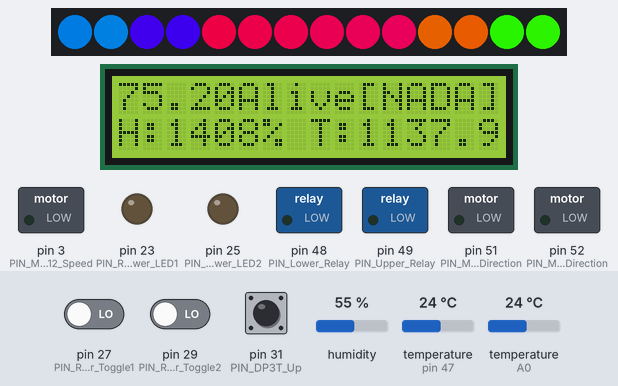
Simulated run of this sketch. Board: Arduino Mega 2560, built with avr-gcc and run on an emulated ATmega2560. Parts: 14 RGB LEDs in strip order, left to right, 16×2 character LCD, switched loads named in the sketch (green lamp = pin HIGH), output pins drawn as LEDs (lit = HIGH). Wiring (inferred from the names in the program): DHT11 sensor: data pin 47. The inputs (shaded band) are chosen by the test bench; at power-on: pin 27 (PIN_Relay_Power_Toggle1) LOW, temperature (sensors on A0, pin 47) 24 °C, pin 29 (PIN_Relay_Power_Toggle2) LOW, humidity 55 %, pin 31 (PIN_DP3T_Up) LOW. What the sketch prints to the serial monitor is not drawn.

Above: at 1.2 s.
1.3 s: pin 27 (PIN_Relay_Power_Toggle1) driven HIGH
At 1.58 s:
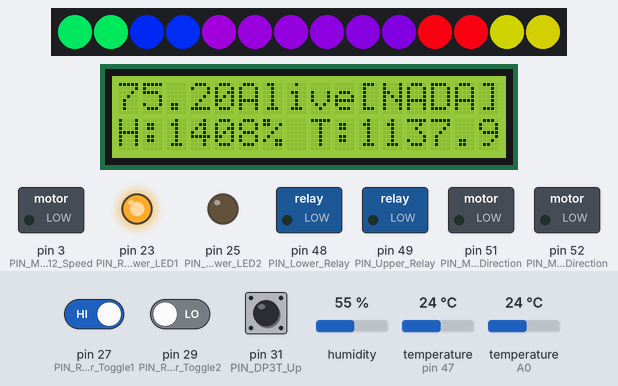
3.5 s: temperature (sensor on A0) set to 41 °C
6.5 s: pin 29 (PIN_Relay_Power_Toggle2) driven HIGH
At 7.3 s:
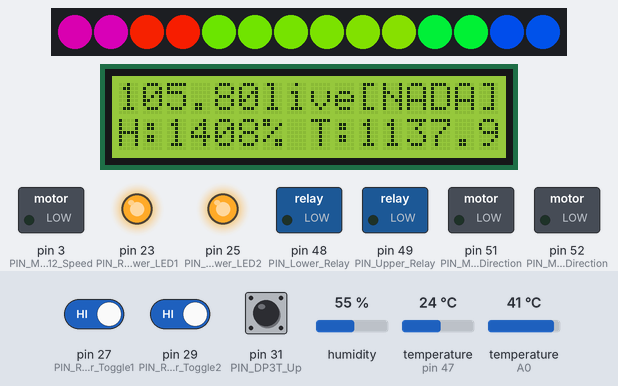
9.5 s: pin 27 (PIN_Relay_Power_Toggle1) driven LOW
At 9.76 s:
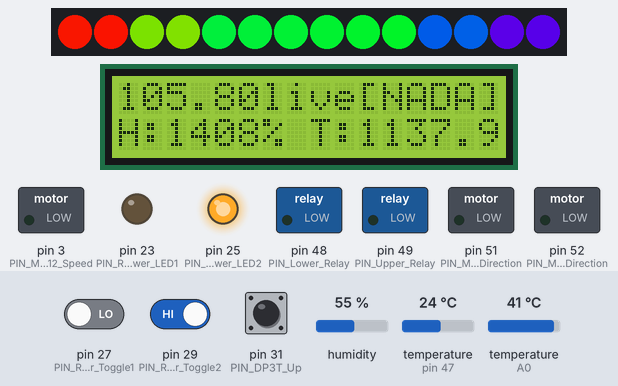
11.9 s: humidity set to 22 %
At 12.9 s:
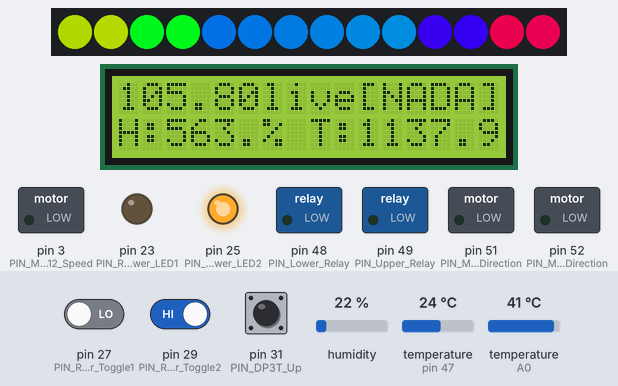
14.6 s: pin 31 (PIN_DP3T_Up) pulled HIGH for 0.15 s
At 14.88 s:
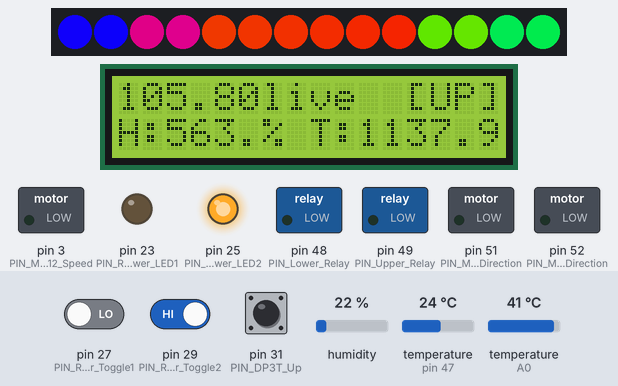
Timing chart, 0 to 17.6 s (numbered marks = the images above; inputs shaded):
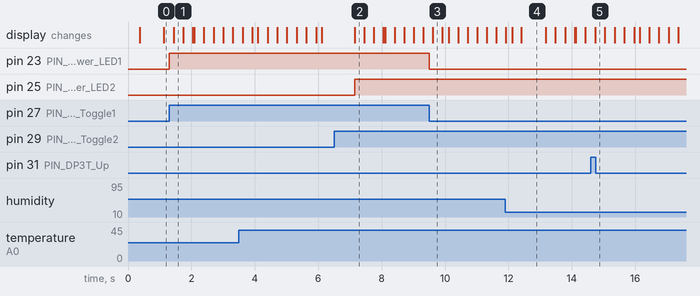

The sketch:

PrusaController2017.ino
```cpp
// ****************************************************************************************************************************
// ***********************   THIS IS THE DEFINITION/DECLARATION SECTION, HIT ONLY ONCE PRIOR TO SETUP   ***********************
// ****************************************************************************************************************************

/***************************************   DEFINE ALL OF THE INPUT/OUTPUT PINS   *********************************************/
  int PIN_Relay_Power_LED1 = 23; //Green-to-Green  - uses inline 330 Ω resistor
  int PIN_Relay_Power_LED2 = 25; //Light Blue-to-Blue  - uses inline 330 Ω resistor
  int PIN_Relay_Power_Toggle1 = 27; //Yellow-to-Yellow
  int PIN_Relay_Power_Toggle2 = 29; //Orange w/White Stripe-to-Brown
  int PIN_Digital_LEDS = 2; //Digital LEDs signal pin
  int PIN_DP3T_Up = 31; //Red w/Black stripe-to-Purple
  int PIN_DP3T_Down = 33; //Red w/White stripe-to-White
  int PIN_Set_Button = 35; //Red-to-Red
  int PIN_Up_Button = 37; //Brown w/White stripe-to-Yellow
  int PIN_Down_Button = 39; //Brown-to-Brown
  int PIN_Ambient_Air_Signal = A0; //Black w/White stripe-to-Gray
  int PIN_LCD_4_RS = 41; //Black-to-Black
  int PIN_LCD_6_Enable = 42; //Pink-to-Green
  int PIN_LCD_11_D4 = 43; //White-to-White
  int PIN_LCD_12_D5 = 44; //Gray-to-Gray
  int PIN_LCD_13_D6 = 45; //Purple w/White stripe-to-Orange
  int PIN_LCD_14_D7 = 46; //Purple-to-Purple
  int PIN_Temp_Humid_Signal = 47; //Orange-to-Gray
  int PIN_Lower_Relay = 48; //Brown-to-Green
  int PIN_Upper_Relay = 49; //Brown-to-White
  int PIN_Limit_Switch = 50; //Black
  int PIN_Motor_Controller_12_Speed = 3; //PWM - Purple
  int PIN_Motor_Controller_10_Direction = 51; // Green
  int PIN_Motor_Controller_11_Direction = 52; // Blue

/***************************************   NEO-PIXEL VARIABLES AND CONSTANTS   **********************************************/
  #include <Adafruit_NeoPixel.h>
  #define PIN_NEO_Data PIN_Digital_LEDS // Set the PWM pin used by the LED array - uses inline 330 Ω resistor
  #define MAX_LED_COUNT 14
  #define MIN_LED_COUNT 14
  int LED_COUNT; //Used to set the actual number of LEDs we'll use
  uint32_t _pixelColors[MAX_LED_COUNT]; //Set the maximum number of LEDs that will be used (even if you won't use all of them all of the time)
  // Parameter 1 = max number of pixels in strip (MAX_LED_COUNT)
  // Parameter 2 = pin number (PIN)
  // Parameter 3 = pixel type flags, add together as needed:
  //   NEO_RGB     Pixels are wired for RGB bitstream
  //   NEO_GRB     Pixels are wired for GRB bitstream
  //   NEO_KHZ400  400 KHz bitstream (e.g. FLORA pixels)
  //   NEO_KHZ800  800 KHz bitstream (e.g. High Density LED strip)
  Adafruit_NeoPixel strip = Adafruit_NeoPixel(MAX_LED_COUNT, PIN_NEO_Data, NEO_GRB + NEO_KHZ800);

/***************************************   LCD VARIABLES AND CONSTANTS   ******************************************************/
   /* The circuit:
   * LCD RS pin to digital pin 12 (PIN_LCD_4_RS on mine)
   * LCD Enable pin to digital pin 11 (PIN_LCD_6_Enable on mine)
   * LCD D4 pin to digital pin 5 (PIN_LCD_11_D4 on mine)
   * LCD D5 pin to digital pin 4 (PIN_LCD_11_D5 on mine)
   * LCD D6 pin to digital pin 3 (PIN_LCD_11_D6 on mine)
   * LCD D7 pin to digital pin 2 (PIN_LCD_11_D7 on mine)
   * LCD R/W pin to ground
   * LCD VSS pin to ground
   * LCD VCC pin to 5V
   * 10K resistor:
   * ends to +5V and ground
   * wiper to LCD VO pin (pin 3) */
  // include the library code:
  #include <LiquidCrystal.h>
  // initialize the library with the numbers of the interface pins
  //LiquidCrystal lcd(12, 11, 5, 4, 3, 2); // original
  LiquidCrystal lcd(PIN_LCD_4_RS, PIN_LCD_6_Enable, PIN_LCD_11_D4, PIN_LCD_12_D5, PIN_LCD_13_D6, PIN_LCD_14_D7); // mine

/***************************************   SETUP THE DHT11 TEMP/HUMIDITY SENSOR   *********************************************/
  #include <DHT.h>
  #define DHTPIN PIN_Temp_Humid_Signal
  #define DHTTYPE DHT22
  DHT dht(DHTPIN, DHTTYPE);

/***************************************   SETUP THE DS18B20 DIGITAL TEMP SENSOR   ********************************************/
#include <OneWire.h>
#include <DallasTemperature.h>
#define ONE_WIRE_BUS PIN_Ambient_Air_Signal //ds18b20 module attach to pin PIN_Ambient_Air_Signal
// Setup a oneWire instance to communicate with any OneWire devices (not just Maxim/Dallas temperature ICs)
OneWire oneWire(ONE_WIRE_BUS);
// Pass our oneWire reference to Dallas Temperature.
DallasTemperature sensors(&oneWire);

/***************************************   NOW DEFINE VARIABLES AND CONSTANTS FOR THE MAIN PROGRAM   ***************************/
  uint8_t lastToggle1 = LOW; //Tracks state of first toggle for LED1
  uint8_t lastToggle2 = LOW; //Tracks state of second toggle for LED2
  // These define the locations of the LEDs for each illuminated word in the upper panel
  uint8_t LED_PRINTER_START = 12;
  uint8_t LED_PRINTER_END = 13;
  uint16_t LED_PRINTER_COL = 0;
  uint8_t LED_LIGHTS_START = 10;
  uint8_t LED_LIGHTS_END = 11;
  uint16_t LED_LIGHTS_COL = 50;
  uint8_t LED_PRUSA_START = 4;
  uint8_t LED_PRUSA_END = 9;
  uint16_t LED_PRUSA_COL = 100;
  uint8_t LED_TEMP_START = 2;
  uint8_t LED_TEMP_END = 3;
  uint16_t LED_TEMP_COL = 150;
  uint8_t LED_MANUAL_START = 0;
  uint8_t LED_MANUAL_END = 1;
  uint16_t LED_MANUAL_COL = 200;
  unsigned long CheckTempInterval = 5000; // (value in miliseconds) Checking the digital temp takes .782 seconds, so we don't want to check it very often
  unsigned long StartTempTime = 0;
  unsigned long EndTempTime = 0;
  float lastDS18B20Temp = 0;
  unsigned long LastLEDCycleMillis = 0;
  uint8_t lastUpReading = LOW; //Tracks state of "UP" pins of the DP3T

  // Setup the COM port
  bool AlreadyConnected = false;
  long COM_Speed = 115200;
  bool PrintToCOM = true; // Set this to false to disable all messages to the COM port


// ******************************************************************************************************************
// ***********************   THIS IS THE MAIN SETUP FUNCTION, CALLED ONLY ONCE DURING STARTUP ***********************
// ******************************************************************************************************************
void setup()
{
  /*** CONFIGURE ALL OF THE PINS ***/
  pinMode(PIN_Relay_Power_LED1, OUTPUT);
  pinMode(PIN_Relay_Power_LED2, OUTPUT);
  pinMode(PIN_Relay_Power_Toggle1, INPUT);
  pinMode(PIN_Relay_Power_Toggle2, INPUT);
  pinMode(PIN_DP3T_Up, INPUT);
  pinMode(PIN_DP3T_Down, INPUT);
  pinMode(PIN_Set_Button, INPUT);
  pinMode(PIN_Up_Button, INPUT);
  pinMode(PIN_Down_Button, INPUT);
  pinMode(PIN_Ambient_Air_Signal, INPUT);
  pinMode(PIN_LCD_4_RS, OUTPUT);
  pinMode(PIN_LCD_6_Enable, OUTPUT);
  pinMode(PIN_LCD_11_D4, OUTPUT);
  pinMode(PIN_LCD_12_D5, OUTPUT);
  pinMode(PIN_LCD_13_D6, OUTPUT);
  pinMode(PIN_LCD_14_D7, OUTPUT);
  pinMode(PIN_Temp_Humid_Signal, INPUT);
  pinMode(PIN_Lower_Relay, OUTPUT);
  pinMode(PIN_Upper_Relay, OUTPUT);
  pinMode(PIN_Limit_Switch, INPUT);
  pinMode(PIN_Motor_Controller_12_Speed, OUTPUT);
  pinMode(PIN_Motor_Controller_10_Direction, OUTPUT);
  pinMode(PIN_Motor_Controller_11_Direction, OUTPUT);

  /*** NOW SETUP THE NEO-PIXELS ***/
  LED_COUNT = MAX_LED_COUNT;
  //Setup the strip
  strip.begin();
  //Start Blue
  _pixelColors[0] = strip.Color(25, 25, 255);
  for(int i=0; i < MAX_LED_COUNT; i++)
  {
    strip.setPixelColor(i, _pixelColors[0]);
  }
  strip.show();

  // set up the LCD's number of columns and rows:
  lcd.begin(16, 2);
  // Print a message to the LCD.
  lcd.setCursor(0, 0);
  lcd.print("It's Alive!");

  //Setup the temp/humidity sensor
  dht.begin();

  //Setup the digital temp sensor
  sensors.begin(); // initialize the bus

  PrintLn("Completed Setup");
}

// ******************************************************************************************************************
// ***********************     THIS IS THE MAIN LOOP OF THE PROGRAM, LOOPING FOREVER    *****************************
// ******************************************************************************************************************
void loop()
{
	// Check the toggle switch states and control their LEDs
	String ret = TakeCareOfToggleLEDs();
	if (ret != "OK") PrintLn("ERROR while checking toggle switches and LEDs: " + ret);

	// Now cycle all of the digital LEDs, giving each word a different color
	unsigned long LEDDelay = 5;
	CycleAllLEDs(LEDDelay); // Cycle the LEDs every (x) milliseconds

	// Reading temperature or humidity takes about 250 milliseconds!
	// Sensor readings may also be up to 2 seconds 'old' (its a very slow sensor)
	float Humidity = 0;
	float Temp = 0;
	GetHumidityAndTemp(Humidity, Temp);
	// Display the values on the second line
	lcd.setCursor(0, 1);
	lcd.print("H: ");
	lcd.setCursor(2, 1);
	lcd.print(Humidity);
	lcd.setCursor(6, 1);
	lcd.print("% T:");
	lcd.print(Temp);

	// If the timer has flipped, request the temp from the DS18B20 Sensor(s) (we're just using one for now) (takes 3/4 second per check!)
	float Temp2 = 0;
	unsigned long Ret = CheckDS18B20TempSensor(Temp2);
	if (Temp2 != 0)
	{
		lastDS18B20Temp = Temp2;
	}
	lcd.setCursor(0, 0);
	lcd.print(lastDS18B20Temp); //Uses 5 characters

	// Check the state of the motor control buttons, and move it as needed.
	// This includes checking the limit switch, too
	bool MoveUp = false;
	bool MoveDown = false;
	bool HitTopLimit = false;
	CheckMotorControls(MoveUp, MoveDown, HitTopLimit);
	if (!MoveUp && !MoveDown && !HitTopLimit)
	{
		lcd.setCursor(10, 0);
		lcd.print("[NADA]");
	}
	else
	{
		if (MoveUp)
		{
			lcd.setCursor(10, 0);
			lcd.print("  [UP]");
		}
		else
		{

		}
		char MsgLine1[16];
		char MsgLine2[16];
	}
}


// *******************************************************************************************************************
// *****************     SUB-FUNCTIONS/ROUTINES CALLED BY THE MAIN SETUP AND LOOP ROUTINES ABOVE     *****************
// *******************************************************************************************************************

void CheckMotorControls(bool & MoveUp, bool & MoveDown, bool & HitTopLimit)
{
	// First, check the "UP" button
	uint8_t UpReading = digitalRead(PIN_DP3T_Up);
	if (UpReading == HIGH)
	{
		MoveUp = true;
		if (lastUpReading != HIGH)
		{
			lastUpReading = HIGH;
			PrintLn("The UP motor control has been activated");
		}
	}
	else
	{
		MoveUp = false;
		if (lastUpReading == HIGH)
		{
			lastUpReading = LOW;
			PrintLn("The UP motor control has been DE-activated");
		}
	}
}

// This function will cycle the LEDs illuminating each word, changing shades every (x) milliseconds
void CycleAllLEDs(unsigned long DelayMillis) // Cycle the LEDs every (x) milliseconds
{
  if(millis() > (LastLEDCycleMillis + DelayMillis))
  {
    CycleLEDs(LED_MANUAL_START, LED_MANUAL_END, LED_MANUAL_COL);
    CycleLEDs(LED_TEMP_START, LED_TEMP_END, LED_TEMP_COL);
    CycleLEDs(LED_PRUSA_START, LED_PRUSA_END, LED_PRUSA_COL);
    CycleLEDs(LED_LIGHTS_START, LED_LIGHTS_END, LED_LIGHTS_COL);
    CycleLEDs(LED_PRINTER_START, LED_PRINTER_END, LED_PRINTER_COL);
    LastLEDCycleMillis = millis();
  }
}

// This function reads the humidity and temperature from the DHT11 Sensor and returns it to the caller
// via two ByRef parameters, so it can be displayed as needed
void GetHumidityAndTemp(float & Humidity, float & Temp)
{
  float h = dht.readHumidity();
  // Read temperature as Celsius (the default)
  float t = dht.readTemperature();
  // Read temperature as Fahrenheit (isFahrenheit = true)
  float f = dht.readTemperature(true);

  // Check if any reads failed and report it
  if (isnan(h) || isnan(t) || isnan(f))
  {
    lcd.setCursor(0, 1);
    lcd.print("Unable to read DHT11");
    PrintLn("Failed to read from DHT sensor!");
  }
  else
  {
    // Report the humidity and temperature
    Humidity = h;
    Temp = f;
  }
}

// This function checks the temp via the DS18B20 digital temp sensor, and then sets up a "timer",
// constantly watching to see if the specified interval time has passed. It returns an unsigned long,
// so it may not display in the COM window correctly without using Serial.print() directly.
unsigned long CheckDS18B20TempSensor(float & Temp)
{
  if(millis() > EndTempTime)
  {
    //It's time to check and report the ambient temp
    sensors.requestTemperatures(); // Send the command to get temperatures
    float ambiTempC = sensors.getTempCByIndex(0);
    float ambiTempF = (1.8 * ambiTempC) + 32.0;
    Temp = ambiTempF;
    // Reset the timer using the value in CheckTempInterval at the top
    StartTempTime = millis();
    EndTempTime = StartTempTime + CheckTempInterval;
  }
  return (EndTempTime - millis());
}

// This function calls ToggleLED for each of the two toggle switches, and reports a problem if there is one
String TakeCareOfToggleLEDs()
{
  // First, check the first toggle/led pair
  uint8_t Toggle1Reading = digitalRead(PIN_Relay_Power_Toggle1);
  if(Toggle1Reading == HIGH)
  {
    if(lastToggle1 != HIGH)
    {
      digitalWrite(PIN_Relay_Power_LED1, HIGH);
      lastToggle1 = HIGH;
      PrintLn("Toggle1 read HIGH, LED1 has been turned ON");
    }
  }
  else
  {
    if(lastToggle1 == HIGH)
    {
      digitalWrite(PIN_Relay_Power_LED1, LOW);
      lastToggle1 = LOW;
      PrintLn("Toggle1 read LOW, LED1 has been turned OFF");
    }
  }
  // Now, check the second toggle/led pair
  uint8_t Toggle2Reading = digitalRead(PIN_Relay_Power_Toggle2);
  if(Toggle2Reading == HIGH)
  {
    if(lastToggle2 != HIGH)
    {
      digitalWrite(PIN_Relay_Power_LED2, HIGH);
      lastToggle2 = HIGH;
      PrintLn("Toggle2 read HIGH, LED2 has been turned ON");
    }
  }
  else
  {
    if(lastToggle2 == HIGH)
    {
      digitalWrite(PIN_Relay_Power_LED2, LOW);
      lastToggle2 = LOW;
      PrintLn("Toggle2 read LOW, LED2 has been turned OFF");
    }
  }
  return "OK";
}


// This function will assign color values to a specified range of digital LEDs,
// rotating through the range of colors
void CycleLEDs(uint8_t StartPos, uint8_t EndPos, uint16_t & ColNum)
{
    uint16_t i;
    for(i = StartPos; i <= EndPos; i++)
    {
      strip.setPixelColor(i, Wheel((i + ColNum) & 255));
    }
    strip.show();
    ColNum++;
    if(ColNum > 255)
    {
      ColNum = 0;
    }
}

// Makes the pixels rotate through all of the colors
void rainbow(long wait)
{
  uint16_t i, j;
  for(j=0; j<256; j++)
  {
    for(i=0; i<strip.numPixels(); i++)
    {
      strip.setPixelColor(i, Wheel((i+j) & 255));
    }
    strip.show();
    delay(wait);
  }
}

// Input a value 0 to 255 to get a color value.
// The colours are a transition r - g - b - back to r.
uint32_t Wheel(byte WheelPos)
{
  if(WheelPos < 85)
  {
   return strip.Color(WheelPos * 3, 255 - WheelPos * 3, 0);
  }
  else if(WheelPos < 170)
  {
   WheelPos -= 85;
   return strip.Color(255 - WheelPos * 3, 0, WheelPos * 3);
  }
  else
  {
   WheelPos -= 170;
   return strip.Color(0, WheelPos * 3, 255 - WheelPos * 3);
  }
}


/*** COMMON COM PORT PRINTING FUNCTIONS ***/
void Print(String Msg)
{
  if(PrintToCOM)
  {
    //Get connected at the specific speed if we're not already
    // Setup the USB COM port if it's not already set
    if(!AlreadyConnected)
    {
        Serial.begin(COM_Speed);
        AlreadyConnected = true;
    }
    Serial.print(Msg);
  }
}
void Print(byte Msg)
{
  if(PrintToCOM)
  {
    //Get connected at the specific speed if we're not already
    // Setup the USB COM port if it's not already set
    if(!AlreadyConnected)
    {
        Serial.begin(COM_Speed);
        AlreadyConnected = true;
    }
    Serial.print(Msg);
  }
}

void PrintLn(String Msg)
{
  if(PrintToCOM)
  {
    //Get connected at the specific speed if we're not already
    // Setup the USB COM port if it's not already set
    if(!AlreadyConnected)
    {
        Serial.begin(COM_Speed);
        AlreadyConnected = true;
    }
    Serial.println(Msg);
  }
}

void PrintLn(byte Msg)
{
  if(PrintToCOM)
  {
    //Get connected at the specific speed if we're not already
    // Setup the USB COM port if it's not already set
    if(!AlreadyConnected)
    {
        Serial.begin(COM_Speed);
        AlreadyConnected = true;
    }
    Serial.println(Msg);
  }
}

// ******************************************************************************************************************
// *****************************     REFERENCE CODE THAT MIGHT BE USED LATER    *************************************
// ******************************************************************************************************************
      // THIS IS RELATED TO THE TEMP/HUMIDITY SENSOR SHOWING OTHER OPTIONS/FEATURES
//    // Compute heat index in Fahrenheit (the default)
//    float hif = dht.computeHeatIndex(f, h);
//    // Compute heat index in Celsius (isFahreheit = false)
//    float hic = dht.computeHeatIndex(t, h, false);
//    Serial.print("Humidity: ");
//    Serial.print(h);
//    Serial.print(" %\t");
//    Serial.print("Temperature: ");
//    Serial.print(t);
//    Serial.print(" *C ");
//    Serial.print(f);
//    Serial.print(" *F\t");
//    Serial.print("Heat index: ");
//    Serial.print(hic);
//    Serial.print(" *C ");
//    Serial.print(hif);
//    Serial.println(" *F");

  // This is how it's done with the thermistor, but then we're left with a voltage reading that would need
  // to be accurately converted into a temperature reading.  Hopefully the DS18B20 Digital Sensor can do that for us...
  //float ambiTemp = analogRead(PIN_Ambient_Air_Signal);
  //lcd.setCursor(0, 0);
  //lcd.print(ambiTemp);

/*** NEO-PIXEL FUNCTIONS TO BE USED LATER ON! ***/
/*
void SetRandomColor(long LastRotationTime)
{
    byte Red = random(255); // Holds the red level
    byte Green = random(255); // Holds the green level
    byte Blue = random(255); // Holds the blue level
    for(byte b = 0; b < LED_COUNT; b++)
    {
        _pixelColors[b] = strip.Color(Red, Green, Blue);
        strip.setPixelColor(b, _pixelColors[b]);
        Print("Pixel ");
        Print(b);
        Print("'s color: ");
        PrintLn(_pixelColors[b]);
    }
    strip.show();
}
*/
```

LibraryConfigs.ino
```cpp

```

Measured:
- after the input at 1.3 s, pin 23 (PIN_Relay_Power_LED1): LOW → HIGH at once
- after the input at 6.5 s, pin 25 (PIN_Relay_Power_LED2): LOW → HIGH after 0.65 s
- after the input at 9.5 s, pin 23 (PIN_Relay_Power_LED1): HIGH → LOW at once
- after the input at 14.6 s, the display: changes after 0.14 s (image 5)
